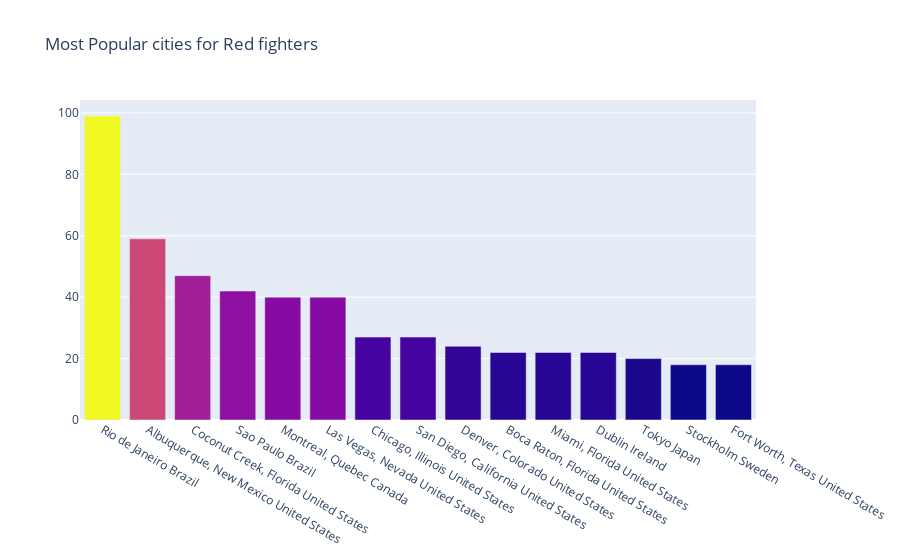

The notebook cell this image was saved under:
### Markdown cell above
Attempts and strikes landed are, as expected, perfectly linear.

Now, let's look at the location and find out most popular countries

### Code cell
cnt_srs = df['R_Location'].value_counts().head(15)

trace = go.Bar(
    x=cnt_srs.index,
    y=cnt_srs.values,
    marker=dict(
        color=cnt_srs.values,
    ),
)

layout = go.Layout(
    title='Most Popular cities for Red fighters'
)

data = [trace]
fig = go.Figure(data=data, layout=layout)
offline.iplot(fig, filename="Ratio")
plt.savefig('plot_7.png')

### Figure 1 — Plotly figure (JSON) as saved in the notebook; plotly's stock layout.template omitted (floating-point values rounded to 4 significant figures)
{"data": [{"marker": {"color": [99, 59, 47, 42, 40, 40, 27, 27, 24, 22, 22, 22, 20, 18, 18]}, "type": "bar", "x": ["Rio de Janeiro Brazil", "Albuquerque, New Mexico United States", "Coconut Creek, Florida United States", "Sao Paulo Brazil", "Montreal, Quebec Canada", "Las Vegas, Nevada United States", "Chicago, Illinois United States", "San Diego, California United States", "Denver, Colorado United States", "Boca Raton, Florida United States", "Miami, Florida United States", "Dublin Ireland", "Tokyo Japan", "Stockholm Sweden", "Fort Worth, Texas United States"], "y": [99, 59, 47, 42, 40, 40, 27, 27, 24, 22, 22, 22, 20, 18, 18]}], "layout": {"title": {"text": "Most Popular cities for Red fighters"}}}
